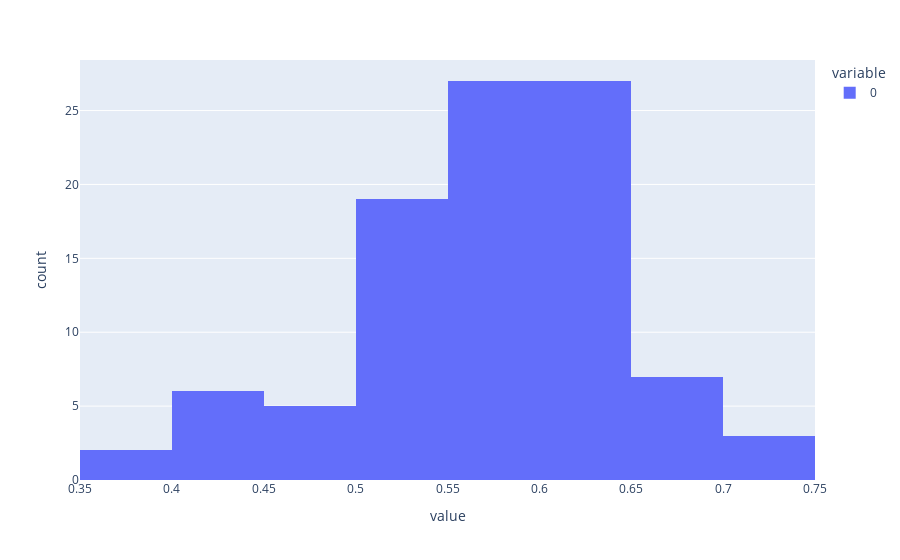

This figure's notebook cell:
### Code cell
# what about the number of failures 
# what about how many patients each provider sees 
outcomesxprovider = data.groupby("servicing_provider_id").outcome.count()
print(outcomesxprovider.describe())
px.histogram(outcomesxprovider)
# does appear to maybe be a bimodal distribution in number of failures per provider
# lets look at this with respect to proportion of patients that fail
outcomes_prop_xprovider = outcomesxprovider.values / patientsxprovider.values
#print(outcomes_prop_xprovider)
px.histogram(outcomes_prop_xprovider)
# proportion of patients that fail is normally distributed

### Figure 1 — Plotly figure (JSON) as saved in the notebook; plotly's stock layout.template omitted (floating-point values rounded to 4 significant figures)
{"data": [{"bingroup": "x", "hovertemplate": "variable=0<br>value=%{x}<br>count=%{y}<extra></extra>", "legendgroup": "0", "marker": {"color": "#636efa", "pattern": {"shape": ""}}, "name": "0", "orientation": "v", "showlegend": true, "type": "histogram", "x": [0.5652, 0.6667, 0.5814, 0.5526, 0.4186, 0.5769, 0.5789, 0.6458, 0.6111, 0.6061, 0.5333, 0.5532, 0.6042, 0.6071, 0.5532, 0.6087, 0.5625, 0.6207, 0.5909, 0.6944, 0.6481, 0.4318, 0.5306, 0.5, 0.5682, 0.5306, 0.617, 0.5306, 0.5814, 0.619, 0.5854, 0.525, 0.6087, 0.5455, 0.6596, 0.6, 0.5319, 0.4918, 0.6964, 0.5556, 0.55, 0.5385, 0.5102, 0.6346, 0.4894, 0.6042, 0.5106, 0.7045, 0.6087, 0.5417, 0.5581, 0.5581, 0.6136, 0.575, 0.6, 0.6327, 0.7234, 0.5957, 0.5, 0.5349, 0.6111, 0.6389, 0.5625, 0.4792, 0.3721, 0.3778, 0.6, 0.614, 0.5135, 0.6538, 0.5556, 0.5122, 0.551, 0.6383, 0.6098, 0.6364, 0.5, 0.4318, 0.4043, 0.5349, 0.5714, 0.5581, 0.6512, 0.4255, 0.5882, 0.5667, 0.5556, 0.5581, 0.4318, 0.5472, 0.641, 0.4634, 0.7045, 0.6727, 0.6, 0.4902], "xaxis": "x", "yaxis": "y"}], "layout": {"barmode": "relative", "legend": {"title": {"text": "variable"}, "tracegroupgap": 0}, "margin": {"t": 60}, "xaxis": {"anchor": "y", "domain": [0, 1], "title": {"text": "value"}}, "yaxis": {"anchor": "x", "domain": [0, 1], "title": {"text": "count"}}}}
